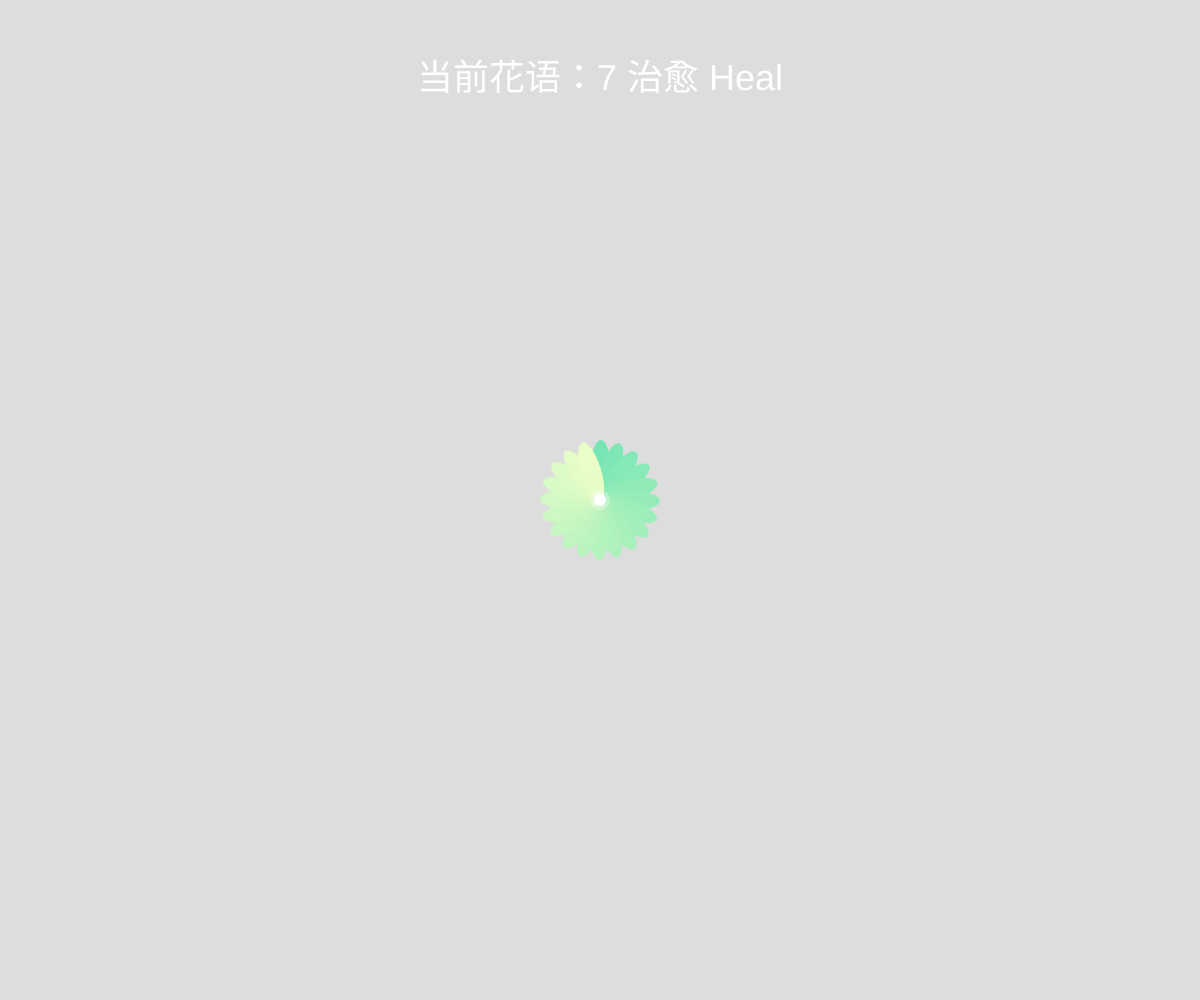
Frame 1 (no input)
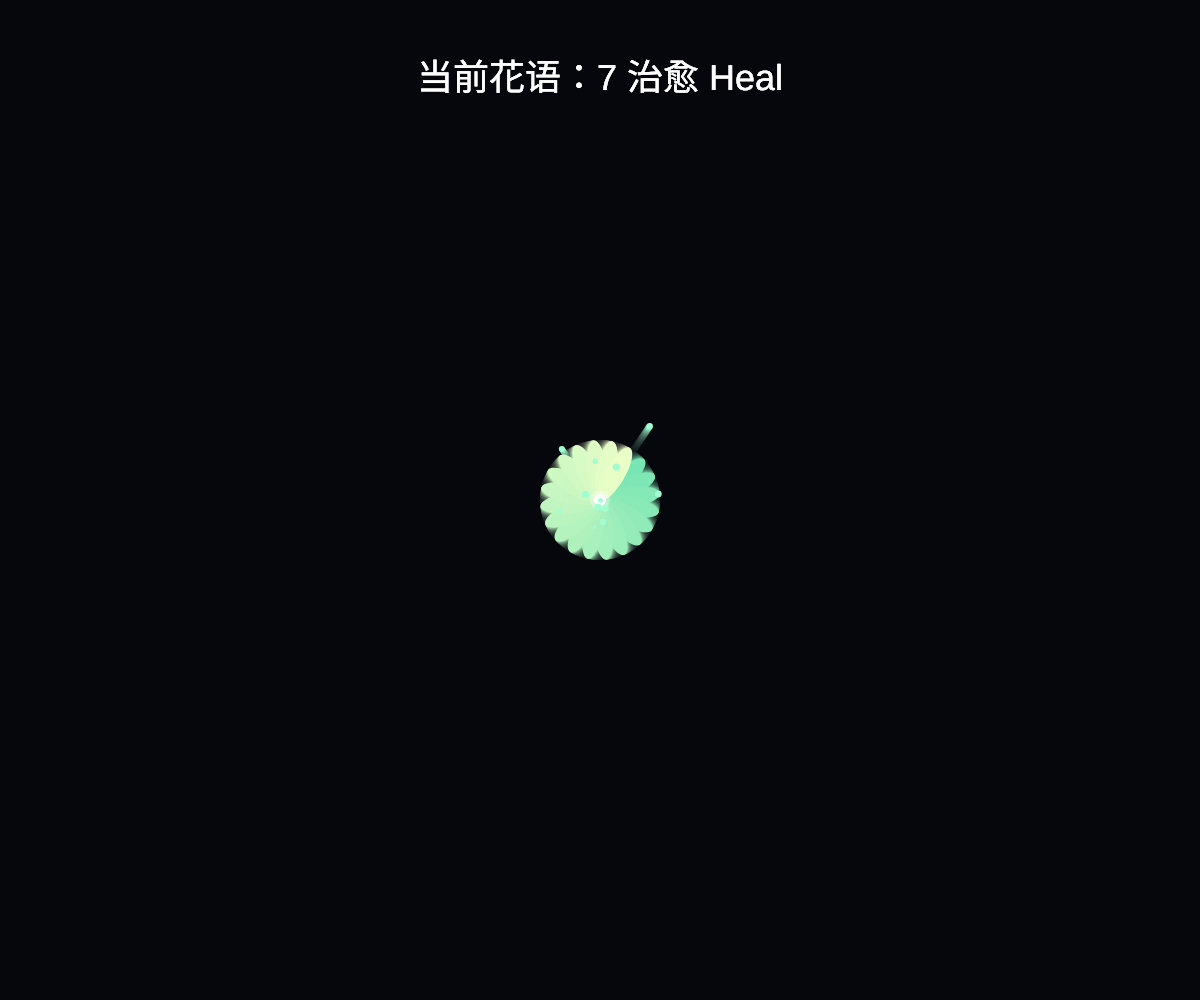
Frame 60 (no input)
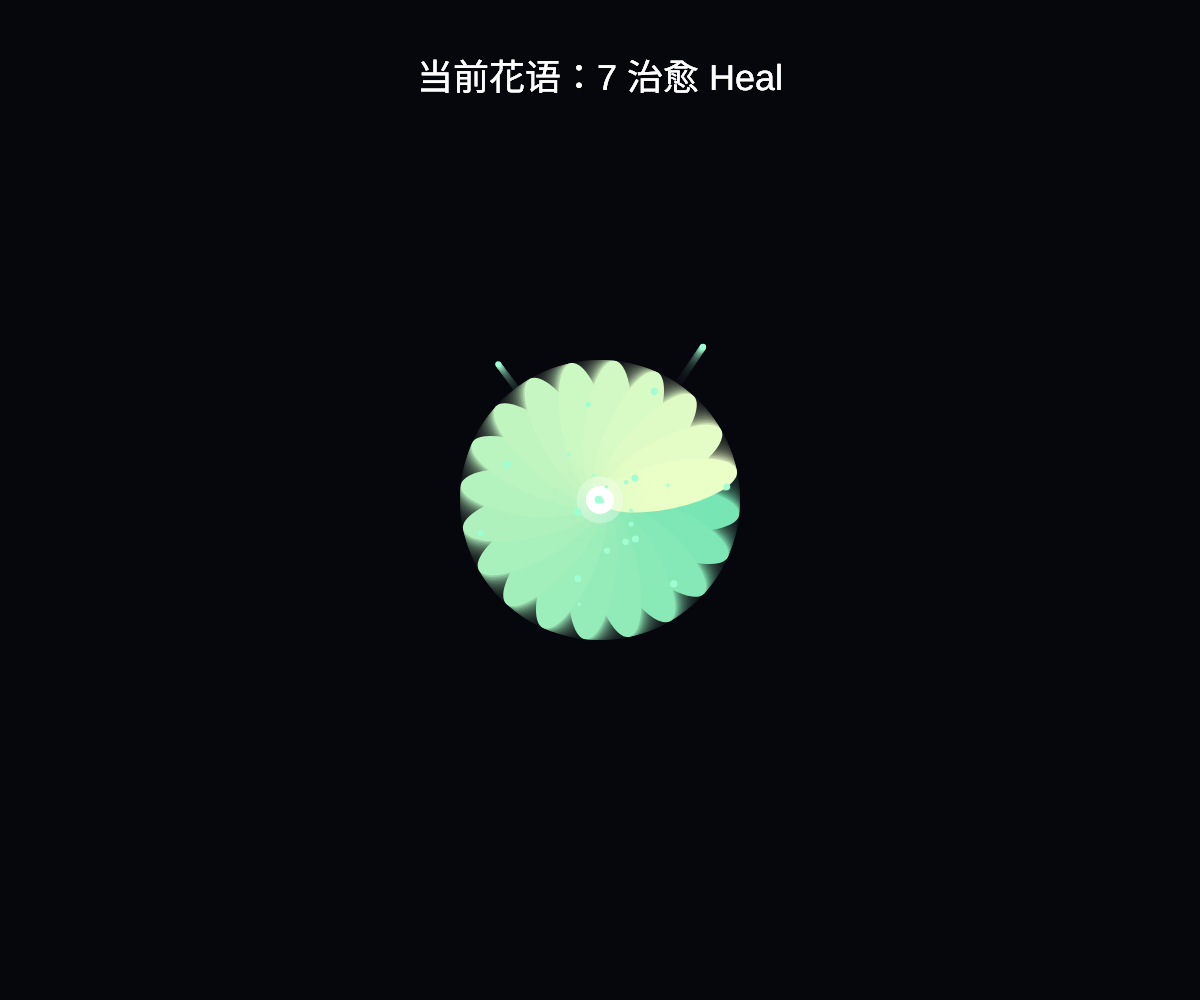
Frame 120 (the mouse pressed at the canvas centre since frame 60)

The p5.js sketch that drew these frames (run headless with seeded random() and noise() and a simulated clock; from frame 60 on, the mouse is pressed at the canvas centre):

// p5.js sketch
// ── sketch.js
// 未来花语 CyberFlower Language 完整版（文字置顶可见）
let mood = 7;
let particles = [];

function setup() {
  createCanvas(windowWidth, windowHeight);
  angleMode(DEGREES);
}

function draw() {
  background(10, 10, 18, 35);
  let size = map(mouseX, 0, width, 60, 220);

  // ====================== 文字写在最顶部，优先渲染，绝对看得见 ======================
  fill(255);
  textAlign(CENTER);
  textSize(36);
  let tipText = "";
  if(mood === 1) tipText = "1 喜悦 Joy";
  if(mood === 2) tipText = "2 平静 Peace";
  if(mood === 3) tipText = "3 孤独 Lonely";
  if(mood === 4) tipText = "4 焦虑 Anxiety";
  if(mood === 5) tipText = "5 思念 Miss";
  if(mood === 6) tipText = "6 愤怒 Anger";
  if(mood === 7) tipText = "7 治愈 Heal";
  if(mood === 8) tipText = "8 期待 Hope";
  text("当前花语：" + tipText, width/2, 90);

  push();
  translate(width / 2, height / 2);
  drawFlower(mood, size);
  pop();

  // 粒子渲染
  for (let i = particles.length - 1; i >= 0; i--) {
    let p = particles[i];
    p.update();
    p.display();
    if (p.life <= 0) particles.splice(i, 1);
  }
}

function drawFlower(mode, s) {
  let petalNum, col1, col2, speed, shake = 0;
  switch (mode) {
    case 1:
      petalNum = 12; col1 = color(255, 160, 60); col2 = color(255, 230, 120); speed = 2; break;
    case 2:
      petalNum = 6; col1 = color(120, 180, 255); col2 = color(240, 245, 255); speed = 0.3; break;
    case 3:
      petalNum = 3; col1 = color(90, 60, 130); col2 = color(160, 140, 180); speed = 0.6; break;
    case 4:
      petalNum = 22; col1 = color(110, 40, 60); col2 = color(20, 20, 30); speed = 3.5; shake = 6; break;
    case 5:
      petalNum = 8; col1 = color(230, 160, 210); col2 = color(255, 240, 255); speed = 1; break;
    case 6:
      petalNum = 8; col1 = color(220, 0, 0); col2 = color(0, 0, 0); speed = 6; shake = 15; break;
    case 7:
      petalNum = 20; col1 = color(120, 230, 180); col2 = color(240, 255, 200); speed = 0.8; break;
    case 8:
      petalNum = 5; col1 = color(250, 230, 180); col2 = color(200, 240, 230); speed = 0.5; break;
  }

  translate(random(-shake, shake), random(-shake, shake));
  rotate(frameCount * speed);

  // 花瓣绘制
  for (let i = 0; i < petalNum; i++) {
    fill(lerpColor(col1, col2, i / petalNum));
    noStroke();
    ellipse(0, -s / 2, s / 3, s);
    rotate(360 / petalNum);
  }

  // 花朵发光光晕
  drawingContext.shadowBlur = 30;
  drawingContext.shadowColor = lerpColor(col1, col2, 0.5);
  fill(255, 80);
  circle(0, 0, s / 3);
  drawingContext.shadowBlur = 0;

  // 中心花蕊
  fill(255);
  circle(0, 0, s / 5);

  if (frameCount % 5 === 0) {
    createParticle(mode);
  }
}

function createParticle(mode) {
  let c;
  switch (mode) {
    case 1: c = color(255, 220, 100); break;
    case 2: c = color(180, 220, 255); break;
    case 3: c = color(120, 100, 150); break;
    case 4: c = color(60, 30, 40); break;
    case 5: c = color(220, 180, 240); break;
    case 6: c = color(180, 0, 0); break;
    case 7: c = color(160, 255, 210); break;
    case 8: c = color(255, 240, 200); break;
  }
  let cx = width / 2;
  let cy = height / 2;
  particles.push(new Particle(c, cx, cy, mode));
}

class Particle {
  constructor(c, x, y, m) {
    this.x = x;
    this.y = y;
    this.c = c;
    this.size = random(3, 8);
    this.life = 300;
    if (m == 4 || m == 6) {
      this.vx = random(-5, 5);
      this.vy = random(-5, 5);
    } else if (m == 2 || m == 7) {
      this.vx = random(-1.5, 1.5);
      this.vy = random(-1.5, 1.5);
    } else {
      this.vx = random(-3, 3);
      this.vy = random(-3, 3);
    }
  }
  update() {
    this.x += this.vx;
    this.y += this.vy;
    this.life -= 1.5;
  }
  display() {
    fill(this.c, this.life);
    noStroke();
    circle(this.x, this.y, this.size);
  }
}

function keyPressed() {
  if (key >= "1" && key <= "8") {
    mood = Number(key);
  }
}

function windowResized() {
  resizeCanvas(windowWidth, windowHeight);
}
